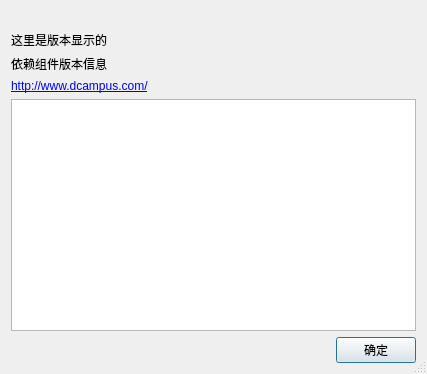
<ui version="4.0" >
 <class>AboutDialog</class>
 <widget class="QDialog" name="AboutDialog" >
  <property name="geometry" >
   <rect>
    <x>0</x>
    <y>0</y>
    <width>427</width>
    <height>374</height>
   </rect>
  </property>
  <property name="sizePolicy" >
   <sizepolicy vsizetype="Expanding" hsizetype="Expanding" >
    <horstretch>0</horstretch>
    <verstretch>0</verstretch>
   </sizepolicy>
  </property>
  <property name="windowTitle" >
   <string>CoolView - 关于</string>
  </property>
  <property name="sizeGripEnabled" >
   <bool>true</bool>
  </property>
  <layout class="QVBoxLayout" name="verticalLayout" >
   <item>
    <widget class="QLabel" name="LogoLabel" >
     <property name="textInteractionFlags" >
      <set>Qt::LinksAccessibleByMouse|Qt::TextSelectableByMouse</set>
     </property>
    </widget>
   </item>
   <item>
    <widget class="QLabel" name="CoolviewVersionStringLabel" >
     <property name="text" >
      <string>这里是版本显示的</string>
     </property>
     <property name="textInteractionFlags" >
      <set>Qt::LinksAccessibleByMouse|Qt::TextSelectableByMouse</set>
     </property>
    </widget>
   </item>
   <item>
    <widget class="QLabel" name="DependenciesLabel" >
     <property name="text" >
      <string>依赖组件版本信息</string>
     </property>
    </widget>
   </item>
   <item>
    <widget class="QLabel" name="LinkLabel" >
     <property name="text" >
      <string>&lt;!DOCTYPE HTML PUBLIC "-//W3C//DTD HTML 4.0//EN" "http://www.w3.org/TR/REC-html40/strict.dtd">
&lt;html>&lt;head>&lt;meta name="qrichtext" content="1" />&lt;style type="text/css">
p, li { white-space: pre-wrap; }
&lt;/style>&lt;/head>&lt;body style=" font-family:'SimSun'; font-size:9pt; font-weight:400; font-style:normal;">
&lt;p style=" margin-top:0px; margin-bottom:0px; margin-left:0px; margin-right:0px; -qt-block-indent:0; text-indent:0px;">&lt;a href="http://www.dcampus.com/">&lt;span style=" text-decoration: underline; color:#0000ff;">http://www.dcampus.com/&lt;/span>&lt;/a>&lt;/p>&lt;/body>&lt;/html></string>
     </property>
     <property name="textInteractionFlags" >
      <set>Qt::LinksAccessibleByKeyboard|Qt::LinksAccessibleByMouse</set>
     </property>
    </widget>
   </item>
   <item>
    <widget class="QPlainTextEdit" name="DetailTextEdit" >
     <property name="plainText" >
      <string/>
     </property>
     <property name="textInteractionFlags" >
      <set>Qt::TextSelectableByKeyboard|Qt::TextSelectableByMouse</set>
     </property>
     <property name="centerOnScroll" >
      <bool>true</bool>
     </property>
    </widget>
   </item>
   <item>
    <layout class="QHBoxLayout" name="horizontalLayout" >
     <item>
      <spacer name="horizontalSpacer" >
       <property name="orientation" >
        <enum>Qt::Horizontal</enum>
       </property>
       <property name="sizeHint" stdset="0" >
        <size>
         <width>278</width>
         <height>20</height>
        </size>
       </property>
      </spacer>
     </item>
     <item>
      <widget class="QPushButton" name="EnterButton" >
       <property name="text" >
        <string>确定</string>
       </property>
      </widget>
     </item>
    </layout>
   </item>
  </layout>
 </widget>
 <resources>
  <include location="../../../resources/wengophone.qrc" />
  <include location="../../../resources/wengophone.qrc" />
  <include location="../../../resources/wengophone.qrc" />
 </resources>
 <connections>
  <connection>
   <sender>EnterButton</sender>
   <signal>clicked()</signal>
   <receiver>AboutDialog</receiver>
   <slot>close()</slot>
   <hints>
    <hint type="sourcelabel" >
     <x>362</x>
     <y>351</y>
    </hint>
    <hint type="destinationlabel" >
     <x>265</x>
     <y>344</y>
    </hint>
   </hints>
  </connection>
 </connections>
</ui>
